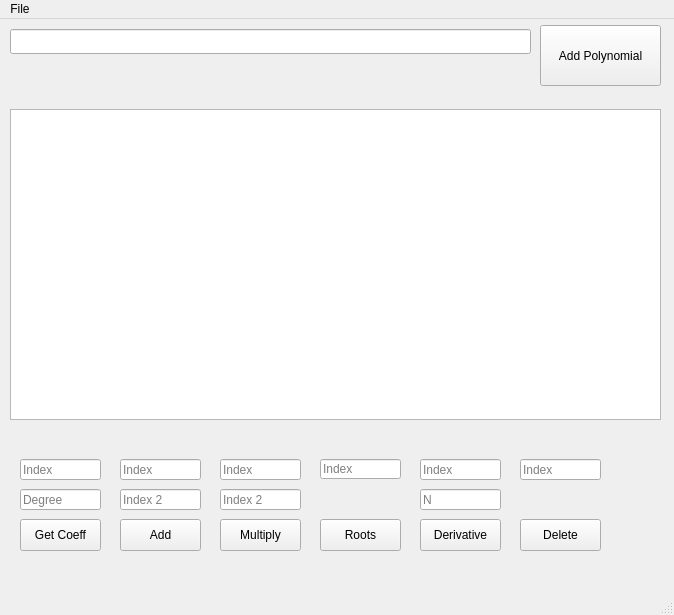
<?xml version="1.0" encoding="UTF-8"?>
<ui version="4.0">
 <class>MainWindow</class>
 <widget class="QMainWindow" name="MainWindow">
  <property name="geometry">
   <rect>
    <x>0</x>
    <y>0</y>
    <width>674</width>
    <height>615</height>
   </rect>
  </property>
  <property name="windowTitle">
   <string>MainWindow</string>
  </property>
  <widget class="QWidget" name="centralwidget">
   <widget class="QLineEdit" name="Input">
    <property name="geometry">
     <rect>
      <x>10</x>
      <y>10</y>
      <width>521</width>
      <height>25</height>
     </rect>
    </property>
   </widget>
   <widget class="QPushButton" name="AddButton">
    <property name="geometry">
     <rect>
      <x>540</x>
      <y>6</y>
      <width>121</width>
      <height>61</height>
     </rect>
    </property>
    <property name="text">
     <string>Add Polynomial</string>
    </property>
   </widget>
   <widget class="QLabel" name="StatusLabel">
    <property name="geometry">
     <rect>
      <x>60</x>
      <y>40</y>
      <width>471</width>
      <height>41</height>
     </rect>
    </property>
    <property name="text">
     <string/>
    </property>
   </widget>
   <widget class="QListWidget" name="BaseView">
    <property name="geometry">
     <rect>
      <x>10</x>
      <y>90</y>
      <width>651</width>
      <height>311</height>
     </rect>
    </property>
   </widget>
   <widget class="QLabel" name="ActionStatus">
    <property name="geometry">
     <rect>
      <x>20</x>
      <y>410</y>
      <width>631</width>
      <height>16</height>
     </rect>
    </property>
    <property name="text">
     <string/>
    </property>
   </widget>
   <widget class="QLineEdit" name="get_1">
    <property name="geometry">
     <rect>
      <x>20</x>
      <y>440</y>
      <width>81</width>
      <height>21</height>
     </rect>
    </property>
    <property name="placeholderText">
     <string>Index</string>
    </property>
   </widget>
   <widget class="QLineEdit" name="get_2">
    <property name="geometry">
     <rect>
      <x>20</x>
      <y>470</y>
      <width>81</width>
      <height>21</height>
     </rect>
    </property>
    <property name="placeholderText">
     <string>Degree</string>
    </property>
   </widget>
   <widget class="QPushButton" name="get_3">
    <property name="geometry">
     <rect>
      <x>20</x>
      <y>500</y>
      <width>81</width>
      <height>32</height>
     </rect>
    </property>
    <property name="text">
     <string>Get Coeff</string>
    </property>
   </widget>
   <widget class="QLineEdit" name="add_1">
    <property name="geometry">
     <rect>
      <x>120</x>
      <y>440</y>
      <width>81</width>
      <height>21</height>
     </rect>
    </property>
    <property name="placeholderText">
     <string>Index</string>
    </property>
   </widget>
   <widget class="QPushButton" name="add_3">
    <property name="geometry">
     <rect>
      <x>120</x>
      <y>500</y>
      <width>81</width>
      <height>32</height>
     </rect>
    </property>
    <property name="text">
     <string>Add</string>
    </property>
   </widget>
   <widget class="QLineEdit" name="add_2">
    <property name="geometry">
     <rect>
      <x>120</x>
      <y>470</y>
      <width>81</width>
      <height>21</height>
     </rect>
    </property>
    <property name="placeholderText">
     <string>Index 2</string>
    </property>
   </widget>
   <widget class="QLineEdit" name="mul_1">
    <property name="geometry">
     <rect>
      <x>220</x>
      <y>440</y>
      <width>81</width>
      <height>21</height>
     </rect>
    </property>
    <property name="placeholderText">
     <string>Index</string>
    </property>
   </widget>
   <widget class="QPushButton" name="roots_2">
    <property name="geometry">
     <rect>
      <x>320</x>
      <y>500</y>
      <width>81</width>
      <height>32</height>
     </rect>
    </property>
    <property name="text">
     <string>Roots</string>
    </property>
   </widget>
   <widget class="QPushButton" name="mul_3">
    <property name="geometry">
     <rect>
      <x>220</x>
      <y>500</y>
      <width>81</width>
      <height>32</height>
     </rect>
    </property>
    <property name="text">
     <string>Multiply</string>
    </property>
   </widget>
   <widget class="QLineEdit" name="mul_2">
    <property name="geometry">
     <rect>
      <x>220</x>
      <y>470</y>
      <width>81</width>
      <height>21</height>
     </rect>
    </property>
    <property name="placeholderText">
     <string>Index 2</string>
    </property>
   </widget>
   <widget class="QLineEdit" name="roots_1">
    <property name="geometry">
     <rect>
      <x>320</x>
      <y>440</y>
      <width>81</width>
      <height>20</height>
     </rect>
    </property>
    <property name="placeholderText">
     <string>Index</string>
    </property>
   </widget>
   <widget class="QLineEdit" name="der_1">
    <property name="geometry">
     <rect>
      <x>420</x>
      <y>440</y>
      <width>81</width>
      <height>21</height>
     </rect>
    </property>
    <property name="placeholderText">
     <string>Index</string>
    </property>
   </widget>
   <widget class="QPushButton" name="der_3">
    <property name="geometry">
     <rect>
      <x>420</x>
      <y>500</y>
      <width>81</width>
      <height>32</height>
     </rect>
    </property>
    <property name="text">
     <string>Derivative</string>
    </property>
   </widget>
   <widget class="QLineEdit" name="der_2">
    <property name="geometry">
     <rect>
      <x>420</x>
      <y>470</y>
      <width>81</width>
      <height>21</height>
     </rect>
    </property>
    <property name="placeholderText">
     <string>N</string>
    </property>
   </widget>
   <widget class="QLineEdit" name="del_1">
    <property name="geometry">
     <rect>
      <x>520</x>
      <y>440</y>
      <width>81</width>
      <height>21</height>
     </rect>
    </property>
    <property name="placeholderText">
     <string>Index</string>
    </property>
   </widget>
   <widget class="QPushButton" name="del_2">
    <property name="geometry">
     <rect>
      <x>520</x>
      <y>500</y>
      <width>81</width>
      <height>32</height>
     </rect>
    </property>
    <property name="text">
     <string>Delete</string>
    </property>
   </widget>
   <widget class="QLabel" name="Error">
    <property name="geometry">
     <rect>
      <x>10</x>
      <y>40</y>
      <width>40</width>
      <height>40</height>
     </rect>
    </property>
    <property name="text">
     <string/>
    </property>
    <property name="pixmap">
     <pixmap resource="icons.qrc">:/:/Polynomials/Error.bmp/static/error.png</pixmap>
    </property>
    <property name="scaledContents">
     <bool>true</bool>
    </property>
   </widget>
   <widget class="QLabel" name="Success">
    <property name="geometry">
     <rect>
      <x>10</x>
      <y>40</y>
      <width>40</width>
      <height>40</height>
     </rect>
    </property>
    <property name="text">
     <string/>
    </property>
    <property name="pixmap">
     <pixmap resource="icons.qrc">:/:/Polynomials/Ok.bmp/static/success.png</pixmap>
    </property>
    <property name="scaledContents">
     <bool>true</bool>
    </property>
   </widget>
  </widget>
  <widget class="QMenuBar" name="menubar">
   <property name="geometry">
    <rect>
     <x>0</x>
     <y>0</y>
     <width>674</width>
     <height>37</height>
    </rect>
   </property>
   <widget class="QMenu" name="menuFile">
    <property name="title">
     <string>File</string>
    </property>
    <addaction name="actionLoad_from_file"/>
    <addaction name="actionSave_to_file"/>
   </widget>
   <addaction name="menuFile"/>
  </widget>
  <widget class="QStatusBar" name="statusbar"/>
  <action name="actionLoad_from_file">
   <property name="text">
    <string>Load from file</string>
   </property>
  </action>
  <action name="actionSave_to_file">
   <property name="text">
    <string>Save to file</string>
   </property>
  </action>
 </widget>
 <resources>
  <include location="icons.qrc"/>
 </resources>
 <connections/>
</ui>
